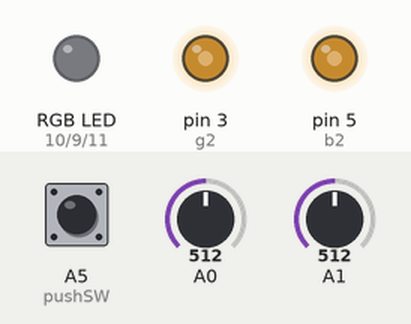
Recording of a sketch running on a simulated Arduino Uno, built with avr-gcc and run on an emulated ATmega328P. Parts: an RGB LED mixed from three pins (HIGH = lit), output pins drawn as LEDs (lit = HIGH). The test bench sets the inputs (shaded band); at power-on: A1 = 512, A0 = 512, A5 (pushSW) HIGH. Dim RGB values are drawn brighter than linear; pins used as bus, display or sensor lines are not drawn.

Above: at 1.2 s.
1.3 s: A1 set to 716
At 1.8 s:
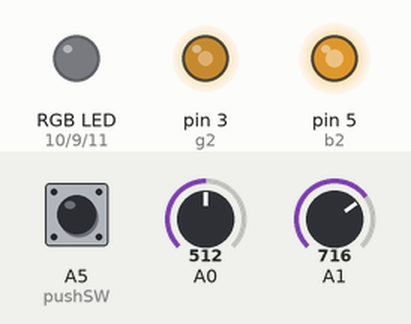
2.8 s: A0 set to 306
At 4.0 s:
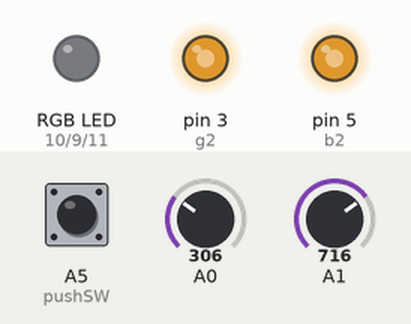
4.3 s: A5 (pushSW) pulled LOW for 0.15 s
At 4.37 s:
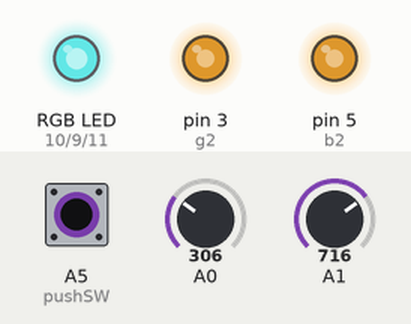
5.9 s: A0 set to 122
At 6.5 s:
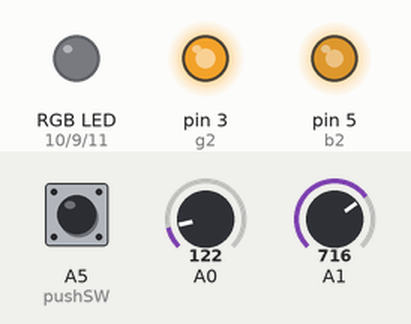
7.4 s: A1 set to 900
At 8.6 s:
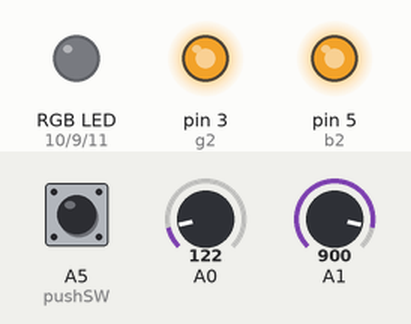
8.9 s: A5 (pushSW) pulled LOW for 1 s
At 9.7 s:
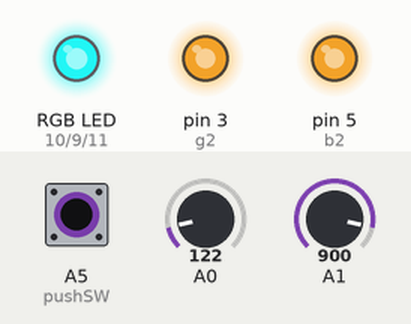
Timing chart, 0 to 11.9 s (numbered marks = the images above; inputs shaded):
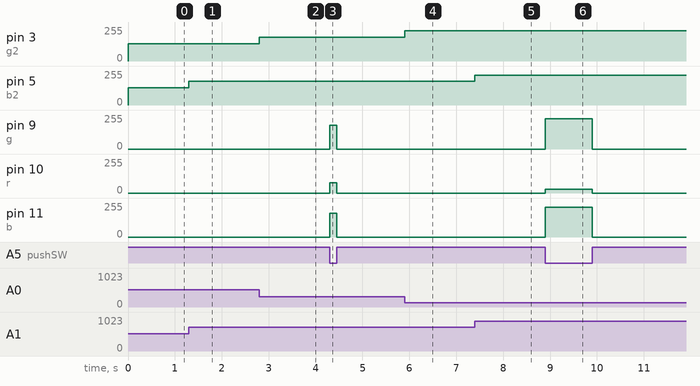

The sketch:

colormove.ino
```cpp
// Colormove by Richard E. Barber
// 15 DEC 2017

//declare pin assignments

int r = 10;
int g = 9;
int b = 11;
int r2 = 6;
int g2 = 3;
int b2 = 5;

int pushSW=A5;

//declare some variables

int varR = 127;
int varB = 127;
int varG = 127;

int sw=0;

int x=512;
int y=512;


// the setup routine runs once when you press reset:
void setup() {


  // initialize the pins
  pinMode(pushSW, INPUT_PULLUP);
  pinMode(r, OUTPUT);
  pinMode(g, OUTPUT);
  pinMode(b, OUTPUT);
  pinMode(r2, OUTPUT);
  pinMode(g2, OUTPUT);
  pinMode(b2, OUTPUT);
}

// the loop routine runs over and over again forever:
void loop() {

  x = analogRead(A0);      //Read joystick
  y = analogRead(A1);
  varR =  (x/4);
  varB =  (y/4);
  varG = -x/4+256;
  analogWrite(r2,varR);    //PWM an LED
  analogWrite(b2,varB);
  analogWrite(g2,varG);

  sw=!digitalRead(pushSW); //inverting the switch logic

  if (sw){
    analogWrite(r,varR);  //PWM the other LED
    analogWrite(b,varB);
    analogWrite(g,varG);
  }
  else{
    digitalWrite(r,LOW);  //keep it off
    digitalWrite(g,LOW);
    digitalWrite(b,LOW);
  }

}
```

Measured:
- after the input at 1.3 s, pin 5 (b2): 128/255 → 179/255 at once
- after the input at 2.8 s, pin 3 (g2): 128/255 → 180/255 at once
- after the input at 4.3 s, pin 9 (g): 0/255 → 180/255 at once, → 0/255 0.15 s later; pin 10 (r): 0/255 → 76/255 at once, → 0/255 0.15 s later; pin 11 (b): 0/255 → 179/255 at once, → 0/255 0.15 s later
- after the input at 5.9 s, pin 3 (g2): 180/255 → 226/255 at once
- after the input at 7.4 s, pin 5 (b2): 179/255 → 225/255 at once
- after the input at 8.9 s, pin 9 (g): 0/255 → 226/255 at once, → 0/255 1.0 s later; pin 10 (r): 0/255 → 30/255 at once, → 0/255 1.0 s later; pin 11 (b): 0/255 → 225/255 at once, → 0/255 1.0 s later
